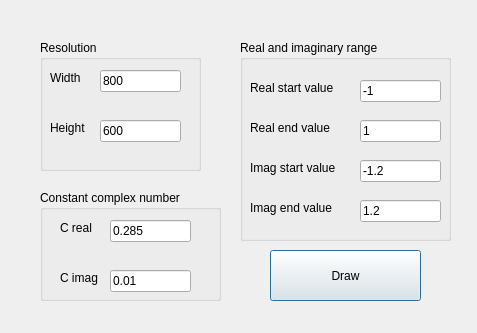
<?xml version="1.0" encoding="UTF-8"?>
<ui version="4.0">
 <class>Dialog</class>
 <widget class="QDialog" name="Dialog">
  <property name="enabled">
   <bool>true</bool>
  </property>
  <property name="geometry">
   <rect>
    <x>0</x>
    <y>0</y>
    <width>477</width>
    <height>333</height>
   </rect>
  </property>
  <property name="windowTitle">
   <string>Input data</string>
  </property>
  <widget class="QGroupBox" name="groupBox">
   <property name="geometry">
    <rect>
     <x>40</x>
     <y>40</y>
     <width>161</width>
     <height>131</height>
    </rect>
   </property>
   <property name="title">
    <string>Resolution</string>
   </property>
   <widget class="QLabel" name="label">
    <property name="geometry">
     <rect>
      <x>10</x>
      <y>30</y>
      <width>41</width>
      <height>16</height>
     </rect>
    </property>
    <property name="text">
     <string>Width</string>
    </property>
   </widget>
   <widget class="QLabel" name="label_2">
    <property name="geometry">
     <rect>
      <x>10</x>
      <y>80</y>
      <width>41</width>
      <height>16</height>
     </rect>
    </property>
    <property name="text">
     <string>Height</string>
    </property>
   </widget>
   <widget class="QLineEdit" name="lineEdit">
    <property name="geometry">
     <rect>
      <x>60</x>
      <y>30</y>
      <width>81</width>
      <height>22</height>
     </rect>
    </property>
    <property name="text">
     <string>800</string>
    </property>
   </widget>
   <widget class="QLineEdit" name="lineEdit_2">
    <property name="geometry">
     <rect>
      <x>60</x>
      <y>80</y>
      <width>81</width>
      <height>22</height>
     </rect>
    </property>
    <property name="text">
     <string>600</string>
    </property>
   </widget>
  </widget>
  <widget class="QGroupBox" name="groupBox_2">
   <property name="geometry">
    <rect>
     <x>240</x>
     <y>40</y>
     <width>211</width>
     <height>201</height>
    </rect>
   </property>
   <property name="title">
    <string>Real and imaginary range</string>
   </property>
   <widget class="QLineEdit" name="lineEdit_3">
    <property name="geometry">
     <rect>
      <x>120</x>
      <y>40</y>
      <width>81</width>
      <height>22</height>
     </rect>
    </property>
    <property name="text">
     <string>-1</string>
    </property>
   </widget>
   <widget class="QLabel" name="label_3">
    <property name="geometry">
     <rect>
      <x>10</x>
      <y>80</y>
      <width>91</width>
      <height>16</height>
     </rect>
    </property>
    <property name="text">
     <string>Real end value</string>
    </property>
   </widget>
   <widget class="QLineEdit" name="lineEdit_4">
    <property name="geometry">
     <rect>
      <x>120</x>
      <y>80</y>
      <width>81</width>
      <height>22</height>
     </rect>
    </property>
    <property name="text">
     <string>1</string>
    </property>
   </widget>
   <widget class="QLabel" name="label_4">
    <property name="geometry">
     <rect>
      <x>10</x>
      <y>40</y>
      <width>101</width>
      <height>16</height>
     </rect>
    </property>
    <property name="text">
     <string>Real start value</string>
    </property>
   </widget>
   <widget class="QLabel" name="label_5">
    <property name="geometry">
     <rect>
      <x>10</x>
      <y>160</y>
      <width>91</width>
      <height>16</height>
     </rect>
    </property>
    <property name="text">
     <string>Imag end value</string>
    </property>
   </widget>
   <widget class="QLineEdit" name="lineEdit_5">
    <property name="geometry">
     <rect>
      <x>120</x>
      <y>120</y>
      <width>81</width>
      <height>22</height>
     </rect>
    </property>
    <property name="text">
     <string>-1.2</string>
    </property>
   </widget>
   <widget class="QLineEdit" name="lineEdit_6">
    <property name="geometry">
     <rect>
      <x>120</x>
      <y>160</y>
      <width>81</width>
      <height>22</height>
     </rect>
    </property>
    <property name="text">
     <string>1.2</string>
    </property>
   </widget>
   <widget class="QLabel" name="label_6">
    <property name="geometry">
     <rect>
      <x>10</x>
      <y>120</y>
      <width>101</width>
      <height>16</height>
     </rect>
    </property>
    <property name="text">
     <string>Imag start value</string>
    </property>
   </widget>
  </widget>
  <widget class="QGroupBox" name="groupBox_3">
   <property name="enabled">
    <bool>true</bool>
   </property>
   <property name="geometry">
    <rect>
     <x>40</x>
     <y>190</y>
     <width>181</width>
     <height>111</height>
    </rect>
   </property>
   <property name="title">
    <string>Constant complex number</string>
   </property>
   <widget class="QLineEdit" name="lineEdit_7">
    <property name="geometry">
     <rect>
      <x>70</x>
      <y>30</y>
      <width>81</width>
      <height>22</height>
     </rect>
    </property>
    <property name="text">
     <string>0.285</string>
    </property>
   </widget>
   <widget class="QLabel" name="label_7">
    <property name="geometry">
     <rect>
      <x>20</x>
      <y>30</y>
      <width>41</width>
      <height>16</height>
     </rect>
    </property>
    <property name="text">
     <string>C real</string>
    </property>
   </widget>
   <widget class="QLabel" name="label_8">
    <property name="geometry">
     <rect>
      <x>20</x>
      <y>80</y>
      <width>41</width>
      <height>16</height>
     </rect>
    </property>
    <property name="text">
     <string>C imag</string>
    </property>
   </widget>
   <widget class="QLineEdit" name="lineEdit_8">
    <property name="geometry">
     <rect>
      <x>70</x>
      <y>80</y>
      <width>81</width>
      <height>22</height>
     </rect>
    </property>
    <property name="text">
     <string>0.01</string>
    </property>
   </widget>
  </widget>
  <widget class="QPushButton" name="pushButton">
   <property name="geometry">
    <rect>
     <x>270</x>
     <y>250</y>
     <width>151</width>
     <height>51</height>
    </rect>
   </property>
   <property name="text">
    <string>Draw</string>
   </property>
  </widget>
 </widget>
 <resources/>
 <connections/>
</ui>
